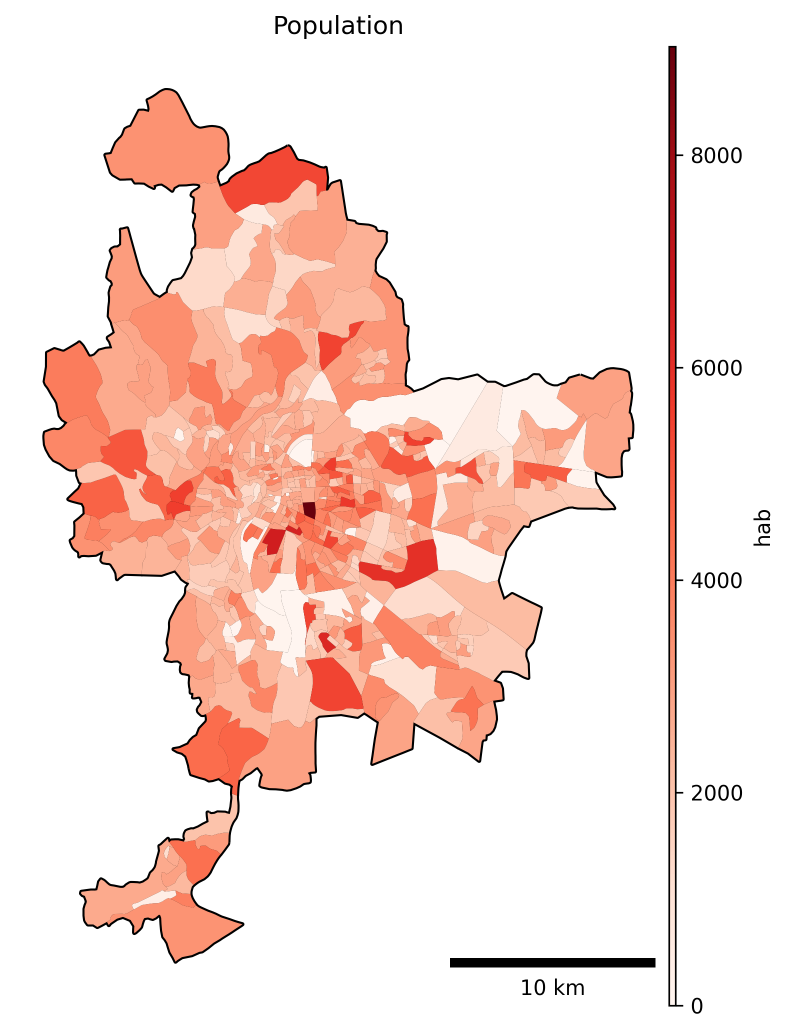
%> input picture images/population.png, 1575 x 2066 px (shown at 1/2 size)
$ octave map_ra.m   (GNU Octave 9; MATLAB toolbox functions it lacks are replaced by stand-ins)
%> lines starting %> are read from the running program, lines starting %| are printed output that depends on the picture
%initialisation des paramètres
beta1=0.7;
alpha=1;
nu=1;
beta2=0.3;
beta3=0.03;
beta4=0.05;
gamma1=0.01;
gamma2=0.01;
ksi=1;
ki=0.5;
ks=0.3;
omega=0.01;
N=10000;
A=0.095;
Ic=0.25;

%coefficient de diffusion
ds=0.00001;
di=0.1;
dr=0.1;

%discretisation temporelle
T=10;
dt=0.001;
Nt=T/dt;
t=0:dt:T;


mapra=imread("../images/population.png");
%> mapra is the input picture: size 2066x1575x3 uint8; mean R, G, B 248.4, 224.7, 217.7
mapra2=rgb2gray(imread("../images/populationra_moins.png"));
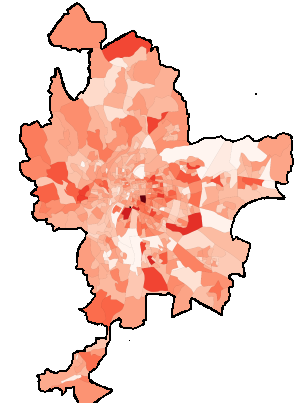
%> input picture images/populationra_moins.png, 300 x 403 px
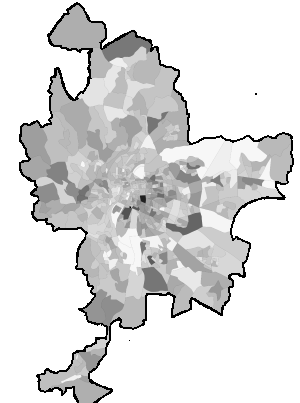
%> mapra2: size 403x300 uint8; min 0, max 255, mean 220.7
mapra=rgb2gray(mapra);
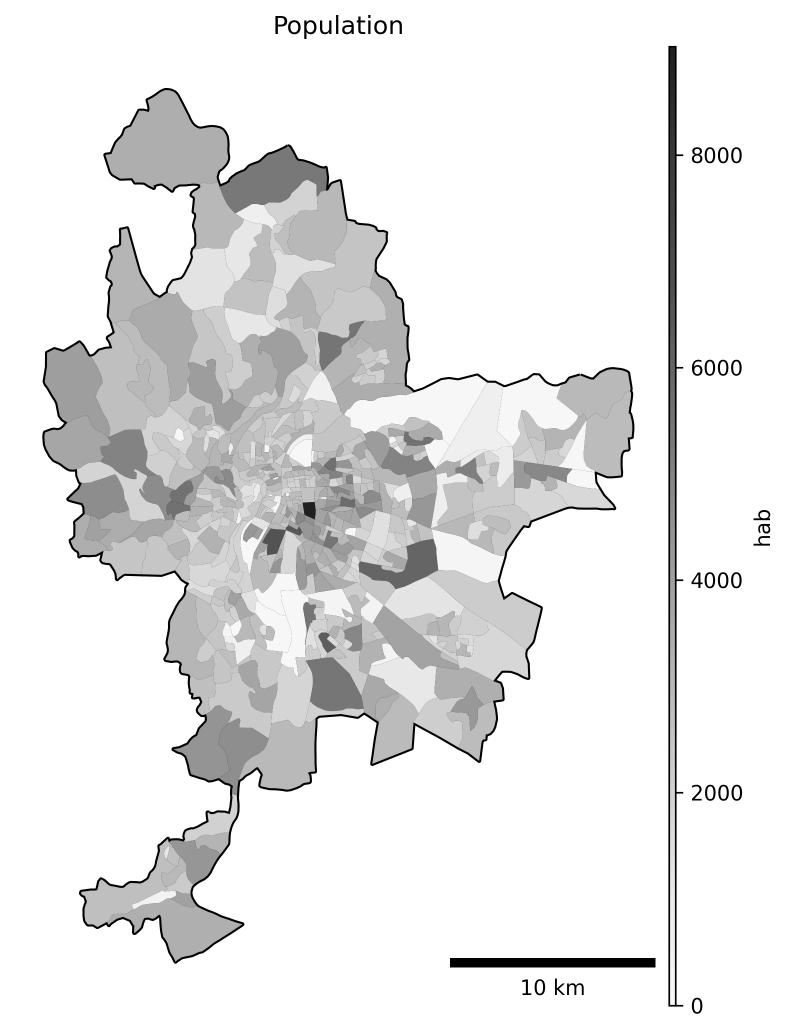
%> mapra: size 2066x1575 uint8 (shown at 1/2 size); min 0, max 255, mean 231
figure(1);
imshow(mapra);
figure(2);
imshow(mapra2);

h=1;
size1=size(mapra2);
%> size1 = [403 300]
J2=size1(1);
%> J2 = 403
J1=size1(2);
%> J1 = 300
J=J1*J2;
%> J = 120900
x=0:h:J2-h;
%> x = 403 values from 0 to 402
y=0:h:J1-h;
%> y = 300 values from 0 to 299
Sx=zeros(size(mapra2));
Ix=zeros(size(mapra2));
Rx=zeros(size(mapra2));
S=zeros(1,Nt+1);
I=zeros(1,Nt+1);
R=zeros(1,Nt+1);
newSx=zeros(J,1);
newIx=zeros(J,1);
newRx=zeros(J,1);


% Attribution des valeurs selon les conditions spécifiées
Sx(mapra2 >= 248 | mapra2 <= 31) = 0;
%> Sx: size 403x300 double; every value is 0
Sx(mapra2 > 31 & mapra2 < 248) = 400000 ./ double(mapra2(mapra2 > 31 & mapra2 < 248));

% Affichage de la matrice S
disp(Sx);
%
figure(3);
im3d=surf(Sx);
set(im3d,'LineStyle','none');
set(gca, 'XDir', 'reverse');
zlim([5, max(Sx(:))])

% Coordonnées du foyer initial d'infectés
foyer_x = 210:220; % Coordonnées x du foyer initial
foyer_y = 120:130; % Coordonnées y du foyer initial

% Définir le foyer initial d'infectés
Ix(foyer_x,foyer_y) = Sx(foyer_x,foyer_y);
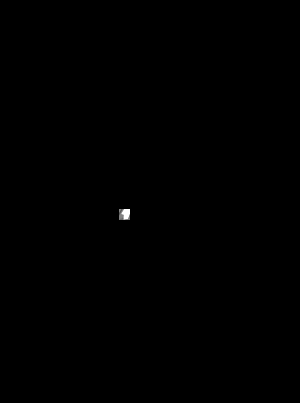
%> Ix: size 403x300 double; min 0, max 4819.3, mean 3.6; drawn with min black and max white
Sx(foyer_x,foyer_y) = 0;
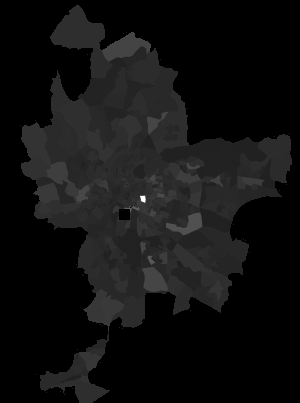
%> Sx: size 403x300 double; min 0, max 12500, mean 854.1; drawn with min black and max white
Sx=reshape(Sx,J,1);
Ix=reshape(Ix,J,1);
Rx=reshape(Rx,J,1);
S(1)=sum(Sx);
I(1)=sum(Ix);
R(1)=sum(Rx);

% Le Laplacien discretise est une matrice L de taille JxJ
% Discretized Laplacian

cornertopleft = 1;
cornerbottomleft = J2;
%> cornerbottomleft = 403
cornertopright = (J1-1)*J2+1;
%> cornertopright = 120498
cornerbottomright = J;
%> cornerbottomright = 120900
sideleft = 2:J2-1;
%> sideleft = 401 values from 2 to 402
sidetop = J2+1:J2:J2*(J1-2)+1;
sidebottom = 2*J2:J2:J2*(J1-1);
sideright = J2*(J1-1)+2:J-1;
side = [cornertopleft, cornertopright, cornerbottomleft, cornerbottomright, ...
    sideleft, sidetop, sidebottom, sideright];
interieur = setdiff(1:J, side);

% interieur
L0 = sparse(interieur,interieur,-4,J,J); % matrice creuse, compacte en memoire
L0 = L0 + sparse(interieur,interieur+1,1,J,J);
L0 = L0 + sparse(interieur,interieur-1,1,J,J);
L0 = L0 + sparse(interieur,interieur+J2,1,J,J);
L0 = L0 + sparse(interieur,interieur-J2,1,J,J);


%figure(3); clf;
%image(x,y,255*reshape(Rx,J2,J1));

% Schema implicite Crank-Nicolson implicit scheme
As =(speye(J) - dt/h^2*ds/2*L0);
Ai=(speye(J) - dt/h^2*di/2*L0);
Ar=(speye(J) - dt/h^2*dr/2*L0);

%boucles
%> (the run ends here)
